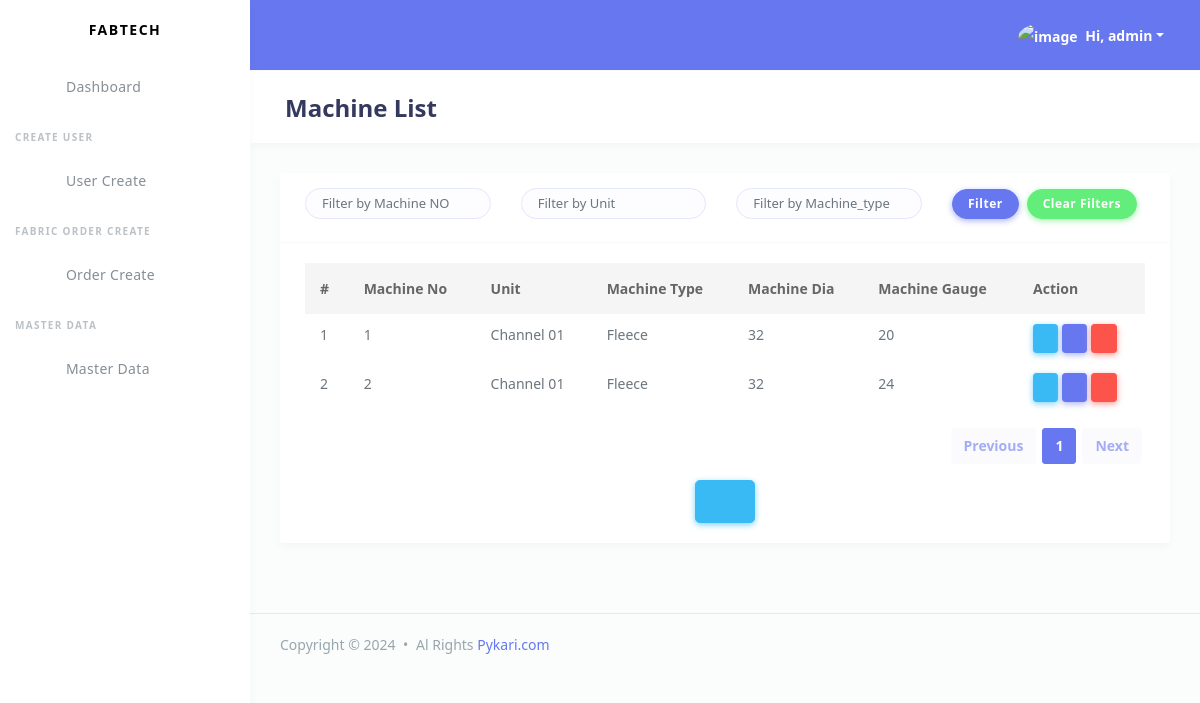
Before: /fabricmanagement/machine/ (signed in) with the older database file.
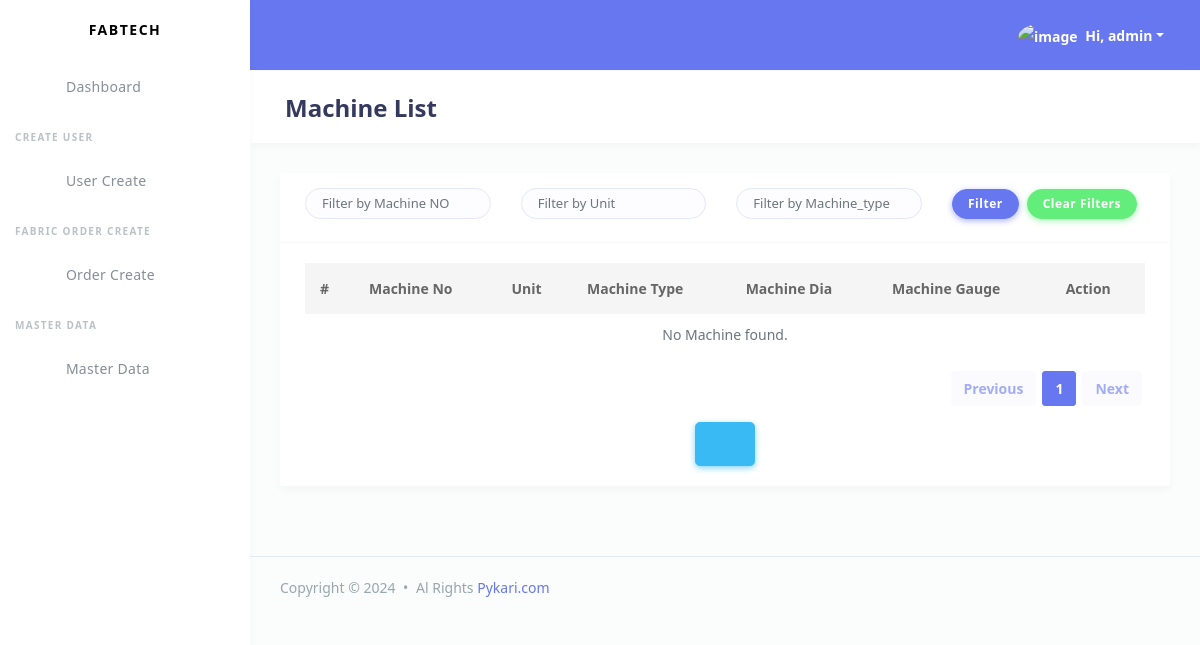
After: the same page with the newer database file.
### fabricmanagement/models.py (models this page shows)
class Machine(models.Model):
    machine_no                  = models.PositiveIntegerField(unique=True)
    unit                        = models.ForeignKey(Unit, on_delete=models.CASCADE)
    machine_name                = models.CharField(max_length=50)
    machine_brand               = models.CharField(max_length=50)
    machine_gauge               = models.CharField(max_length=50)
    machine_type                = models.ForeignKey(MachineType, on_delete=models.CASCADE)
    machine_dia                 = models.PositiveIntegerField()
    no_of_feeder                = models.PositiveIntegerField()
    rotation_per_minute         = models.PositiveIntegerField()
    accuracy                    = models.DecimalField(max_digits=5, decimal_places=2)
    production_capacity_per_day = models.DecimalField(max_digits=10, decimal_places=2)
    is_maintenance              = models.BooleanField(default=False)
    is_active                   = models.BooleanField(default=True)
    loaded_status               = models.BooleanField(default=False)
    created_at                  = models.DateTimeField(auto_now_add=True)
    updated_at                  = models.DateTimeField(auto_now=True)
    class Meta:
        indexes = [
            models.Index(fields=['machine_no']),
            models.Index(fields=['is_active']),
        ]

class Unit(models.Model):
    name = models.CharField(max_length=120, unique=True)
    type = models.CharField(max_length=50)
    location = models.CharField(max_length=120)
    created_at = models.DateTimeField(auto_now_add=True)
    updated_at = models.DateTimeField(null=True)
    created_by = models.ForeignKey(
        settings.AUTH_USER_MODEL,
        on_delete=models.CASCADE,
        related_name='unit_created'
    )
    updated_by = models.ForeignKey(
        settings.AUTH_USER_MODEL,
        on_delete=models.SET_NULL,
        null=True,
        blank=True,
        related_name='unit_updated'
    )
    class Meta:
        indexes = [
            models.Index(fields=['name']),
        ]
    def __str__(self):
        return self.name

class MachineType(models.Model):
    type = models.CharField(unique=True,max_length=50)
    created_at = models.DateTimeField(auto_now_add=True)
    updated_at = models.DateTimeField(auto_now=True)
    created_by = models.ForeignKey(
        settings.AUTH_USER_MODEL,
        on_delete=models.CASCADE,
        related_name='machine_type_created'
    )
    updated_by = models.ForeignKey(
        settings.AUTH_USER_MODEL,
        on_delete=models.SET_NULL,
        null=True,
        blank=True,
        related_name='machine_type_updated'
    )
    class Meta:
        indexes = [
            models.Index(fields=['type']),
        ]
    def __str__(self):
        return self.type

### fabricmanagement/MasterDataView.py (the view)
# urls.py: path('machine/', MasterDataView.MachineListView.as_view(), name='machine_list'),
class MachineListView(LoginRequiredMixin,ListView):
    model = Machine
    template_name = 'machine/index.html'
    paginate_by = 10
    login_url = reverse_lazy('admin_singin')
    def get_queryset(self):
        filter_machine_no = self.request.GET.get('machine_no', '')
        queryset = Machine.objects.all()
        if filter_machine_no:
            queryset = queryset.filter(machine_no__icontains=filter_machine_no)
        return queryset

### fabricmanagement/templates/machine/index.html (shortened to what this page needs)
{% extends "accounts/master/base.html" %}
{% block page_title %}
    Machine List
{% endblock page_title %}
{% block page_body %}
<div class="card">
    <div class="card-header">
        <form method="GET">
            <div class="row">
                <div class="col mb-2">
                    <input type="text" name="machine_no" class="form-control form-control-lg" placeholder="Filter by Machine NO" value="{{ request.GET.machine_no }}">
                </div>
                <div class="col mb-2">
                    <input type="text" name="unit" class="form-control form-control-lg" placeholder="Filter by Unit" value="{{ request.GET.unit }}">
                </div>
                <div class="col mb-2">
                    <input type="text" name="machine_type" class="form-control form-control-lg" placeholder="Filter by Machine_type" value="{{ request.GET.machine_type }}">
                </div>
                <div class="col mb-2 d-flex align-items-end">
                    <button type="submit" class="btn btn-primary">Filter</button>
                    <a href="{% url 'machine_list' %}" class="btn btn-success mx-2">Clear Filters</a>
                </div>
            </div>
        </form>
    </div>
    <div class="card-body">
        <div class="table-responsive">
            <table class="table table-bbuyered table-md">
                <thead>
                    <tr>
                        <th>#</th>
                        <th>Machine No</th>
                        <th>Unit</th>
                        <th>Machine Type</th>
                        <th>Machine Dia</th>
                        <th>Machine Gauge</th>
                        <th>Action</th>
                    </tr>
                </thead>
                <tbody>
                    {% for machine in machine_list %}
                        <tr>
                            <td>{{ forloop.counter }}</td>
                            <td>{{ machine.machine_no }}</td>
                            <td>{{ machine.unit }}</td>
                            <td>{{ machine.machine_type }}</td>
                            <td>{{ machine.machine_dia }}</td>
                            <td>{{ machine.machine_gauge }}</td>
                            <td>
                                <a href="{% url "machine_detail" machine.id %}" class="btn btn-info btn-sm d-inline-block">
                                    <i class="fas fa-eye"></i>
                                </a>
                                <a href="{% url "machine_update" machine.id %}" class="btn btn-primary btn-sm d-inline-block">
                                    <i class="fas fa-pen"></i>
                                </a>
                                <form method="post" action="{% url 'machine_delete' machine.id %}" class="d-inline-block" id="deleteForm{{ machine.id }}">
                                    <button type="button" class="btn btn-danger btn-sm" onclick="confirmDelete({{ machine.id }});">
                                        <i class="fas fa-trash-alt"></i>
                                    </button>
                                </form>
                            </td>
                        </tr>
                    {% empty %}
                        <tr>
                            <td colspan="7" class="text-center">No Machine found.</td>
                        </tr>
                    {% endfor %}
                </tbody>
            </table>
        </div>
        {% include "accounts/master/pagination.html" %}
        <div class="text-center">
            <a href="{% url 'machine_create' %}" class="btn btn-info btn-lg align-items-center">
                <i class="fas fa-plus-circle fs-3 me-2"></i>
            </a>
        </div>
    </div>
{% endblock page_body %}

Changed rows visible on the page:
removed Machine: machine_no "1", unit "Channel 01", machine_type "Fleece", machine_dia "32", machine_gauge "20"
removed Machine: machine_no "2", unit "Channel 01", machine_type "Fleece", machine_dia "32", machine_gauge "24"
Other visible differences:
text now shown: "No Machine found."
